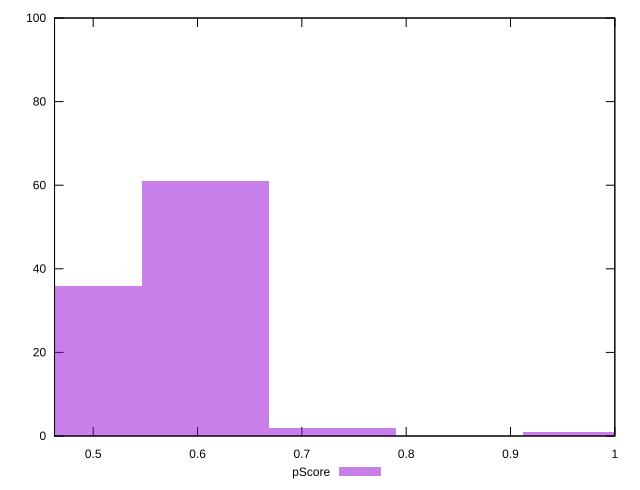

Reproduce this figure in gnuplot.
reset

$pScore <<EOF
0.48643093840702456 36
0.7296464076105369 2
0.6080386730087807 61
0.9728618768140491 1
EOF

set key outside below
set boxwidth 0.12160773460175614
set xrange [0.46294117647058824:1]
set yrange [0:100]
set trange [0:100]
set style fill transparent solid 0.5 noborder
set terminal svg size 640, 490 enhanced background rgb 'white'
set output "report_00013_2021-02-09T12-04-24.940Z/render-blocking-resources/samples/pages+cached+noadtech+nomedia/pScore/histogram.svg"

plot $pScore title "pScore" with boxes

reset
